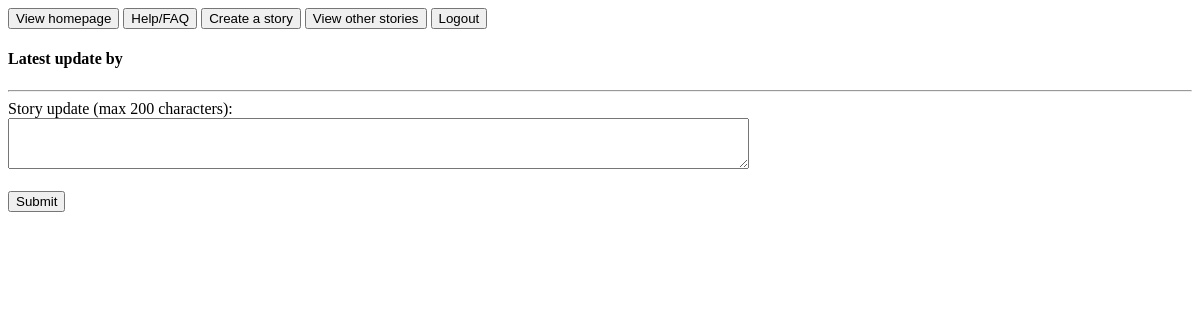
Before: /stories/title (signed in) with the older database file.
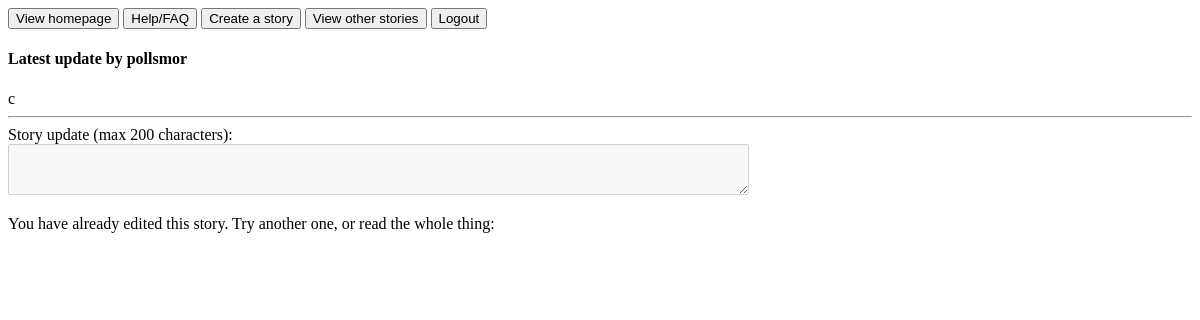
After: the same page with the newer database file.
### tables this page shows
CREATE TABLE storyUpdates(title TEXT, addition TEXT, user TEXT, timestamp TEXT);

### app.py (the view)
@app.route("/stories/<title>")
def viewStory(title):
    stories = db_ops.fetchContributedToStories(session['user']).items()
    titles = []
    for key, value in stories:
        titles.append(key)
    if title in titles:
        return render_template("editstory.html", title = title, canEdit = False, latestUpdate = db_ops.fetchLatestUpdate(title))
    return render_template("editstory.html", title = title, canEdit = True, latestUpdate = db_ops.fetchLatestUpdate(title))

### utl/db_ops.py (called while the page is built)
def fetchContributedToStories(user):
    db = sqlite3.connect(DB_FILE) #open if file exists, otherwise create
    c = db.cursor()               #facilitate db ops
    titles = []
    c.execute(
    """
        SELECT * FROM storyUpdates
        WHERE user = (?)
        GROUP BY title
        ORDER BY title DESC
    """, (user,)
    )
    for row in c:
        titles.append(str(row[0]))
    stories = {}
    for title in titles:
        c.execute(
        """
            SELECT * FROM storyUpdates
            WHERE title = (?)
            ORDER BY timestamp ASC
        """, (title,)
        )
        updates = []
        for update in c:
            updates.append(str(update[1]))
        stories[title] = updates
    db.close()  #close database
    return stories

def fetchLatestUpdate(title):
    db = sqlite3.connect(DB_FILE) #open if file exists, otherwise create
    c = db.cursor()               #facilitate db ops
    c.execute(
    """
        SELECT * FROM storyUpdates
        WHERE title = (?)
        ORDER BY timestamp DESC
    """, (title,)
    )
    update = c.fetchone()
    db.close()  #close database
    return update

### templates/editstory.html (shortened to what this page needs)
{% extends "welcome.html" %}
{% block content %}
  <h4> Latest update by {{ latestUpdate[2] }} </h4>
  {{ latestUpdate[1] }}
  <hr>
  <form action="/addstoryupdate" method="post">
      Story update (max 200 characters):
      <br>
      {% if canEdit %}
        <textarea name="update" rows="3" cols="90%" maxlength="200" required="required"></textarea>
        <br><br>
        <input type="submit">
      {% else %}
        <textarea name="update" rows="3" cols="90%" maxlength="200" required="required" disabled> </textarea>
        <br>
        <p>You have already edited this story. Try another one, or read the whole thing: </p>
      {% endif %}
  </form>
{% endblock %}

### templates/welcome.html (shortened to what this page needs)
<!DOCTYPE html>
<html>
<head>
</head>
<body>
  {% set msgs = get_flashed_messages() %}
  <a href="../"><input type="button" value="View homepage"></a>
  <a href=/static/help.html target="_blank"><input type="button" value="Help/FAQ"></a>
  <a href="../create"><input type="button" value="Create a story"></a>
  <a href="../stories"><input type="button" value="View other stories"></a>
  <a href="../logout"><input type="button" value="Logout"></a>
  <br>
  {% block content %}{% endblock %}
</body>
</html>

Changed rows visible on the page:
added storyUpdates: user "pollsmor", addition "c"
Other visible differences:
text now shown: "You have already edited this story. Try another one, or read the whole thing:"
